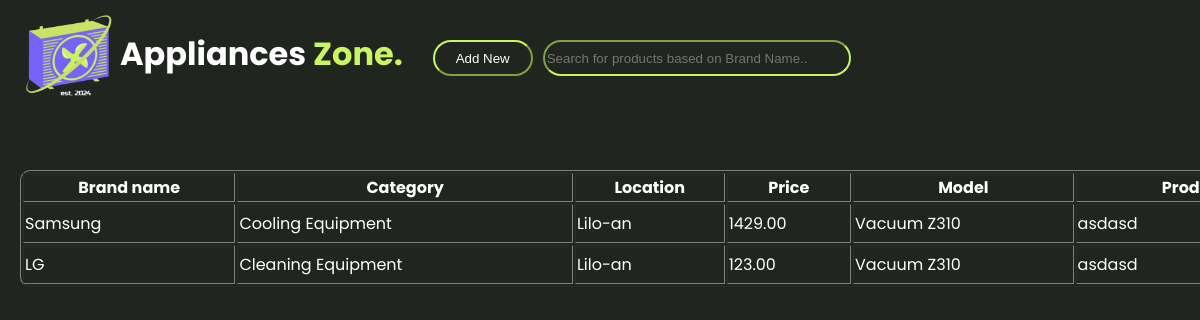
The page / on the database its author committed.
### tables this page shows
CREATE TABLE `products` (
  `id` int(11) NOT NULL,
  `brand_name` varchar(100) DEFAULT NULL,
  `category` varchar(100) DEFAULT NULL,
  `location` varchar(100) DEFAULT NULL,
  `price` decimal(10,2) DEFAULT NULL,
  `Model` varchar(25) NOT NULL,
  `prod_description` varchar(500) NOT NULL
);

### function.php (called while the page is built, shortened)
<?php
require_once 'config.php';
function getAllProducts()
{
    global $conn;
    $query = "SELECT * FROM products";
    $stmt = $conn->prepare($query);
    $stmt->execute();
    return $stmt->get_result();
}
?>

### index.php (the view, shortened to what this page needs)
<?php
require_once 'function.php';
$products = getAllProducts();
?>
<!DOCTYPE html>
<html>
<head>
    <link rel="stylesheet" href="https://cdnjs.cloudflare.com/ajax/libs/font-awesome/6.0.0-beta3/css/all.min.css">
    <link rel="stylesheet" type="text/css" href="style.css">
    </head>
<body>
    <div class="logo">
        <img src="images/1.png">
    <h1>Appliances <span class="green">Zone.</span></h1>
    <button onclick="location.href='create.php';">Add New</button>
    <input type="text" id="search-box" onkeyup="searchFunction()" placeholder="Search for products based on Brand Name..">
    </div>
    <table border="1" name="">
        <tr>
            <th>Brand name</th>
            <th>Category</th>
            <th>Location</th>
            <th>Price</th>
            <th>Model</th>
            <th>Product Description</th>
        </tr>
        <?php while ($product = $products->fetch_assoc()) : ?>
            <tr>
                <td><?php echo $product['brand_name']; ?></td>
                <td><?php echo $product['category']; ?></td>
                <td><?php echo $product['location']; ?></td>
                <td><?php echo $product['price']; ?></td>
                <td><?php echo $product['Model']; ?></td>
                <td><?php echo $product['prod_description']; ?></td>
            </tr>
        <?php endwhile; ?>
    </table>
</body>
</html>

### style.css (style rules this page uses)
body { background-color: #21251F; font-family: poppins; color: white; }
.green { color: #C8F560; }
.logo { margin-top: 0px; display: flex; }
.logo img { height: 150px; width: 150px; margin-top: -20px; }
.logo h1 { margin-left: -30px; margin-top: 30px; }
.logo button { height: 36px; width: 100px; border-radius: 100px; background-color: #21251F; border-color: #C8F560; color: white; margin-top: 40px; margin-left: 30px; }
.logo input { border-radius: 100px; height: 30px; width: 300px; background-color: #21251F; border-color: #C8F560; color: white; margin-left: 10px; margin-top: 40px; }
table { width: 200vh; margin-left: 20px; border-radius: 10px; margin-top: 40px; }
body, html { margin: 0; padding: 0; overflow-x: hidden; }

### rows shown on the page
products: brand_name "Samsung", category "Cooling Equipment", location "Lilo-an", price "1429.00", Model "Vacuum Z310", prod_description "asdasd"
products: brand_name "LG", category "Cleaning Equipment", location "Lilo-an", price "123.00", Model "Vacuum Z310", prod_description "asdasd"
